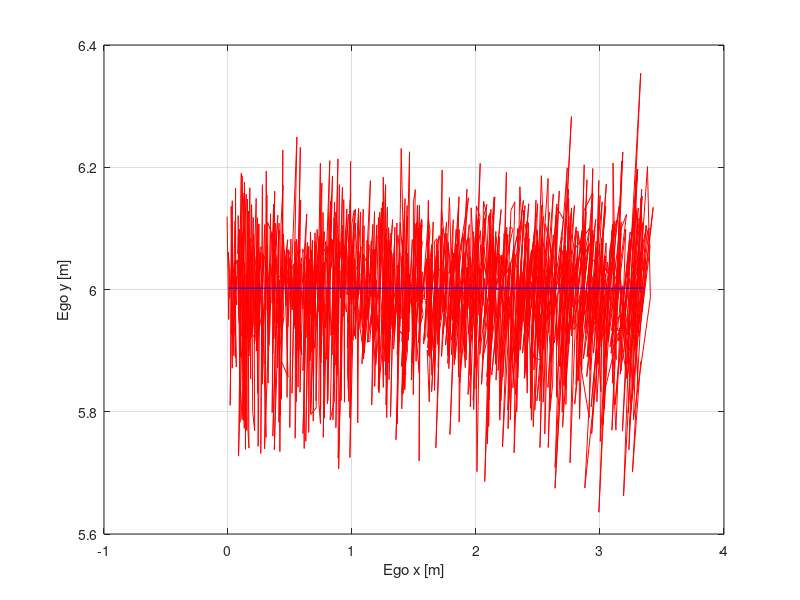

This figure's MATLAB source: (Note: this script raises an error after producing the figure.)
clear all
close all
clc

answer = questdlg('Which simulation scenario?', 'Choose scenario', 'Localization SoA comp.','Platoon SUMO','Collision Avoidance - Lane Change', 'Localization SoA comp.');
% Handle response
switch answer
    case 'Localization SoA comp.'

load('results/vlpAlgoRun_bechadg_-45dBm_2000Hz.mat');
e_x = vlpAlgoRun.actl_x-vlpAlgoRun.calc_x;
e_y = vlpAlgoRun.actl_y-vlpAlgoRun.calc_y;

%%%% XY Grid Plot of Actual versus Estimated
figure
ca = plot(vlpAlgoRun.calc_x,vlpAlgoRun.calc_y, 'r','LineWidth',0.5);
grid on, hold on,xlabel('Ego x [m]'),ylabel('Ego y [m]'); 
ac = plot(vlpAlgoRun.actl_x,vlpAlgoRun.actl_y, 'b','LineWidth',1);
legend([ca ac],'Location','Northwest','Estimated', 'True');
xlim([-4.5 4.5]);
ylim([-1 8]);

%%% Histogram of errors in lateral and longitudinal directions
figure
subplot(1,2,1),histfit(e_x*100),title('Histogram of x errors'), xlabel('Error [cm]'), ylabel('Frequency'), legend('Location','Northwest',sprintf('std=%.2f',std(e_x*100)));
subplot(1,2,2),histfit(e_y*100),title('Histogram of y errors'), xlabel('Error [cm]'), ylabel('Frequency'), legend('Location','Northwest',sprintf('std=%.2f',std(e_y*100)));

%%% Individual x and y estimates versus actuals
figure
plot(vlpAlgoRun.vehCfg.t(1:vlpAlgoRun.DecimRate:end),vlpAlgoRun.actl_x, 'b-' , 'LineWidth',1),grid on, hold on
plot(vlpAlgoRun.vehCfg.t(1:vlpAlgoRun.DecimRate:end),vlpAlgoRun.calc_x, 'r--', 'LineWidth',0.5),grid on, hold on
plot(vlpAlgoRun.vehCfg.t(1:vlpAlgoRun.DecimRate:end),vlpAlgoRun.actl_y, 'b-' , 'LineWidth',1),grid on, hold on
plot(vlpAlgoRun.vehCfg.t(1:vlpAlgoRun.DecimRate:end),vlpAlgoRun.calc_y, 'r--', 'LineWidth',0.5),grid on, hold off
xlabel('Time [s]'), ylabel('Coordinate [m]');
legend('Location','West','X True','X Est.','Y True','Y Est.'); 
title('X/Y Estimation Performance');

    case 'Platoon SUMO'

load('results/vlpAlgoRun_kocbalik_-50dBm_500Hz.mat');
vlpAlgoRun_hiNs_hiRt = vlpAlgoRun;
hiNs = -50;
hiRt = round(1/(vlpAlgoRun.vehCfg.t_dt*vlpAlgoRun.DecimRate));
e_x_hiNs_hiRt = vlpAlgoRun_hiNs_hiRt.actl_x-vlpAlgoRun_hiNs_hiRt.calc_x;
e_y_hiNs_hiRt = vlpAlgoRun_hiNs_hiRt.actl_y-vlpAlgoRun_hiNs_hiRt.calc_y;
e_hiNs_hiRt = sqrt(e_x_hiNs_hiRt.^2 + e_y_hiNs_hiRt.^2);

load('results/vlpAlgoRun_kocbalik_-70dBm_500Hz.mat');
vlpAlgoRun_loNs_hiRt = vlpAlgoRun;
loNs = -70;
e_x_loNs_hiRt = vlpAlgoRun_loNs_hiRt.actl_x-vlpAlgoRun_loNs_hiRt.calc_x;
e_y_loNs_hiRt = vlpAlgoRun_loNs_hiRt.actl_y-vlpAlgoRun_loNs_hiRt.calc_y;
e_loNs_hiRt = sqrt(e_x_loNs_hiRt.^2 + e_y_loNs_hiRt.^2);

load('results/vlpAlgoRun_kocbalik_-50dBm_50Hz.mat');
vlpAlgoRun_hiNs_loRt = vlpAlgoRun;
loRt = round(1/(vlpAlgoRun.vehCfg.t_dt*vlpAlgoRun.DecimRate));
e_x_hiNs_loRt = vlpAlgoRun_hiNs_loRt.actl_x-vlpAlgoRun_hiNs_loRt.calc_x;
e_y_hiNs_loRt = vlpAlgoRun_hiNs_loRt.actl_y-vlpAlgoRun_hiNs_loRt.calc_y;
e_hiNs_loRt = sqrt(e_x_hiNs_loRt.^2 + e_y_hiNs_loRt.^2);

figure
ap = plot(vlpAlgoRun_hiNs_hiRt.actl_x, vlpAlgoRun_hiNs_hiRt.actl_y, 'Color', [0.4 0.9 0.9],'LineWidth',4);
grid on, hold on,xlabel('Ego x [m]'),ylabel('Ego y [m]'); 
p_hiNs_hiRt = plot(vlpAlgoRun_hiNs_hiRt.calc_x, vlpAlgoRun_hiNs_hiRt.calc_y, 'b','LineWidth',1.5);
p_loNs_hiRt = plot(vlpAlgoRun_loNs_hiRt.calc_x, vlpAlgoRun_loNs_hiRt.calc_y, 'r', 'LineWidth',1.5);
p_hiNs_loRt  = plot(vlpAlgoRun_hiNs_loRt.calc_x,  vlpAlgoRun_hiNs_loRt.calc_y,  'g','LineWidth',1.5);
legend([p_loNs_hiRt p_hiNs_hiRt p_hiNs_loRt ap],'Location','Northeast',sprintf('VLP: %dHz, %ddBm',hiRt, loNs)...
                                                                      ,sprintf('VLP: %dHz, %ddBm',hiRt, hiNs)...
                                                                      ,sprintf('VLP: %dHz, %ddBm',loRt, hiNs)...
                                                                      ,'True');
xlim([-8 8]);
ylim([0 22]);
hold off; 

figure
p_hiNs_hiRt = semilogy(vlpAlgoRun_hiNs_hiRt.vehCfg.t(1:vlpAlgoRun_hiNs_hiRt.DecimRate:end), e_hiNs_hiRt, 'b', 'LineWidth', 1);
grid on, hold on, xlabel('Time [s]'), ylabel('Error [m]'); 
p_loNs_hiRt = semilogy(vlpAlgoRun_loNs_hiRt.vehCfg.t(1:vlpAlgoRun_loNs_hiRt.DecimRate:end), e_loNs_hiRt, 'r', 'LineWidth', 1);
p_hiNs_loRt = semilogy(vlpAlgoRun_hiNs_loRt.vehCfg.t(1:vlpAlgoRun_hiNs_loRt.DecimRate:end),   e_hiNs_loRt,  'g', 'LineWidth', 1);
p10 = semilogy([0 vlpAlgoRun_hiNs_loRt.vehCfg.t(end)],[0.1 0.1], 'y--', 'LineWidth', 4);
legend([p_loNs_hiRt p_hiNs_hiRt p_hiNs_loRt p10],'Location','Northwest',sprintf('VLP: %dHz, %ddBm',hiRt, loNs)...
                                                                       ,sprintf('VLP: %dHz, %ddBm',hiRt, hiNs)...
                                                                       ,sprintf('VLP: %dHz, %ddBm',loRt, hiNs)...
                                                                       ,'10-cm Line');

    case 'Collision Avoidance - Lane Change'

load('results/vlpAlgoRun_laneChg_-40dBm_1000Hz.mat');
vlpAlgoRun_hiHz = vlpAlgoRun;
hiHz = 1/(vlpAlgoRun.vehCfg.t_dt*vlpAlgoRun.DecimRate);
e_x_hiHz = vlpAlgoRun_hiHz.actl_x-vlpAlgoRun_hiHz.calc_x;
e_y_hiHz = vlpAlgoRun_hiHz.actl_y-vlpAlgoRun_hiHz.calc_y;
e_hiHz = sqrt(e_x_hiHz.^2 + e_y_hiHz.^2);

load('results/vlpAlgoRun_laneChg_-40dBm_250Hz.mat');
vlpAlgoRun_loHz = vlpAlgoRun;
loHz = 1/(vlpAlgoRun.vehCfg.t_dt*vlpAlgoRun.DecimRate);
e_x_loHz = vlpAlgoRun_loHz.actl_x-vlpAlgoRun_loHz.calc_x;
e_y_loHz = vlpAlgoRun_loHz.actl_y-vlpAlgoRun_loHz.calc_y;
e_loHz = sqrt(e_x_loHz.^2 + e_y_loHz.^2);

%%%% XY Grid Plot of Actual versus Esimated
figure
hold on;
for i=1:length(vlpAlgoRun_hiHz.actl_x)
    xx = [vlpAlgoRun_hiHz.actl_x(i)-3*sqrt(vlpAlgoRun_hiHz.bound_var_x(i)) ...
          vlpAlgoRun_hiHz.actl_x(i)+3*sqrt(vlpAlgoRun_hiHz.bound_var_x(i)) ...
          vlpAlgoRun_hiHz.actl_x(i)+3*sqrt(vlpAlgoRun_hiHz.bound_var_x(i)) ...
          vlpAlgoRun_hiHz.actl_x(i)-3*sqrt(vlpAlgoRun_hiHz.bound_var_x(i))];
    yy = [vlpAlgoRun_hiHz.actl_y(i)-3*sqrt(vlpAlgoRun_hiHz.bound_var_y(i)) ...
          vlpAlgoRun_hiHz.actl_y(i)-3*sqrt(vlpAlgoRun_hiHz.bound_var_y(i)) ...
          vlpAlgoRun_hiHz.actl_y(i)+3*sqrt(vlpAlgoRun_hiHz.bound_var_y(i)) ...
          vlpAlgoRun_hiHz.actl_y(i)+3*sqrt(vlpAlgoRun_hiHz.bound_var_y(i))];
    p_hi = patch(xx,yy,[0.9290 0.6940 0.1250],'EdgeColor','none'); % ,'FaceAlpha',.1
end
for i=1:length(vlpAlgoRun_loHz.actl_x)
    xx = [vlpAlgoRun_loHz.actl_x(i)-3*sqrt(vlpAlgoRun_loHz.bound_var_x(i)) ...
          vlpAlgoRun_loHz.actl_x(i)+3*sqrt(vlpAlgoRun_loHz.bound_var_x(i)) ...
          vlpAlgoRun_loHz.actl_x(i)+3*sqrt(vlpAlgoRun_loHz.bound_var_x(i)) ...
          vlpAlgoRun_loHz.actl_x(i)-3*sqrt(vlpAlgoRun_loHz.bound_var_x(i))];
    yy = [vlpAlgoRun_loHz.actl_y(i)-3*sqrt(vlpAlgoRun_loHz.bound_var_y(i)) ...
          vlpAlgoRun_loHz.actl_y(i)-3*sqrt(vlpAlgoRun_loHz.bound_var_y(i)) ...
          vlpAlgoRun_loHz.actl_y(i)+3*sqrt(vlpAlgoRun_loHz.bound_var_y(i)) ...
          vlpAlgoRun_loHz.actl_y(i)+3*sqrt(vlpAlgoRun_loHz.bound_var_y(i))];
    p_lo = patch(xx,yy,[0.3010 0.7450 0.9330],'EdgeColor','none'); % ,'FaceAlpha',.1
end

ca2 = plot(vlpAlgoRun_hiHz.calc_x,vlpAlgoRun_hiHz.calc_y, 'g','LineWidth',2);
ca1 = plot(vlpAlgoRun_loHz.calc_x,vlpAlgoRun_loHz.calc_y, 'r','LineWidth',2);
grid on, hold on,xlabel('Ego x [m]'),ylabel('Ego y [m]'); 
ac = plot(vlpAlgoRun_loHz.actl_x,vlpAlgoRun_loHz.actl_y, 'b','LineWidth',2);
legend([ca1 ca2 ac p_lo p_hi],'Location','Southwest',sprintf('Estimated, %dHz',loHz)...
                                                    ,sprintf('Estimated, %dHz',hiHz)...
                                                    , 'True'...
                                                    , sprintf('Bound, %dHz',loHz)...
                                                    , sprintf('Bound, %dHz',hiHz));
xlim([-5 5]);
xticks = [-5 -4 -3 -2 -1 0 1 2 3 4 5];
set(gca,'XTick',xticks)
ylim([-1 9]);
hold off; 

%%% Filter results a bit, they're too erratic, no additional insight gained
%%% by looking at full rate errors, we already have the variance by bounds...
fl = 10;
e_loHz_f = movmean(e_loHz,fl);
e_hiHz_f = movmean(e_hiHz,fl);

var_lo = sqrt(3*sqrt(vlpAlgoRun_loHz.bound_var_x).^2 + 3*sqrt(vlpAlgoRun_loHz.bound_var_y).^2);
var_hi = sqrt(3*sqrt(vlpAlgoRun_hiHz.bound_var_x).^2 + 3*sqrt(vlpAlgoRun_hiHz.bound_var_y).^2);
figure
plo = semilogy(vlpAlgoRun_loHz.vehCfg.t(1:vlpAlgoRun_loHz.DecimRate:end), e_loHz_f, 'r', 'LineWidth', 2);
grid on, hold on, xlabel('Time [s]'), ylabel('Error [m]'); 
phi = semilogy(vlpAlgoRun_hiHz.vehCfg.t(1:vlpAlgoRun_hiHz.DecimRate:end), e_hiHz_f, 'g', 'LineWidth', 2);
bhi = semilogy(vlpAlgoRun_hiHz.vehCfg.t(1:vlpAlgoRun_hiHz.DecimRate:end), var_hi, 'Color', [0.9290 0.6940 0.1250], 'LineWidth', 3);
blo = semilogy(vlpAlgoRun_loHz.vehCfg.t(1:vlpAlgoRun_loHz.DecimRate:end), var_lo, 'Color', [0.3010 0.7450 0.9330], 'LineWidth', 3);
p_10 = semilogy([0 vlpAlgoRun_hiHz.vehCfg.t(end)],[0.1 0.1], 'y--', 'LineWidth', 4);
legend([plo phi blo bhi p_10],'Location','Southwest',sprintf('Error, %dHz',loHz)...
                                                        ,sprintf('Error, %dHz',hiHz)...
                                                        ,sprintf('Bound, %dHz',loHz)...
                                                        ,sprintf('Bound, %dHz',hiHz)...
                                                        ,'10-cm Line');
                                                    
%%% We've used the magnifyOnFigure package on top of these figures. Source:
%%% https://www.mathworks.com/matlabcentral/fileexchange/26007-on-figure-magnifier
                                                    
end

